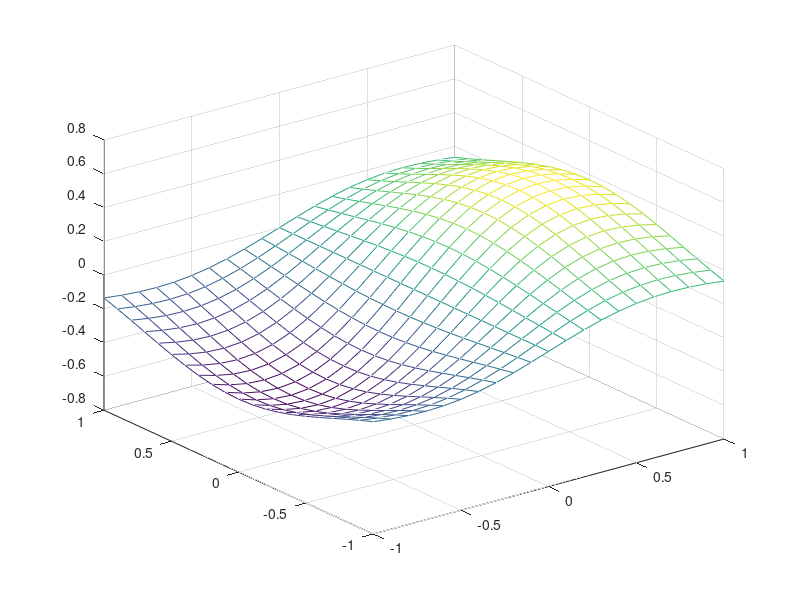
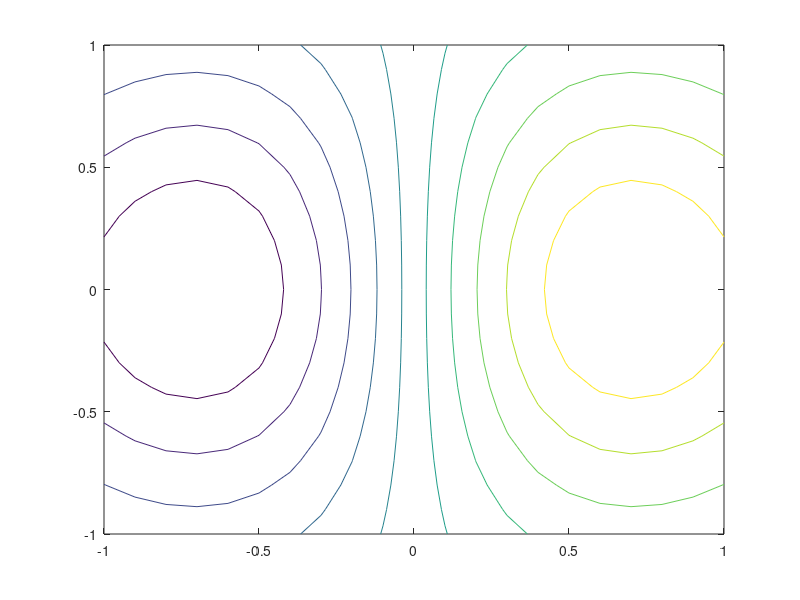
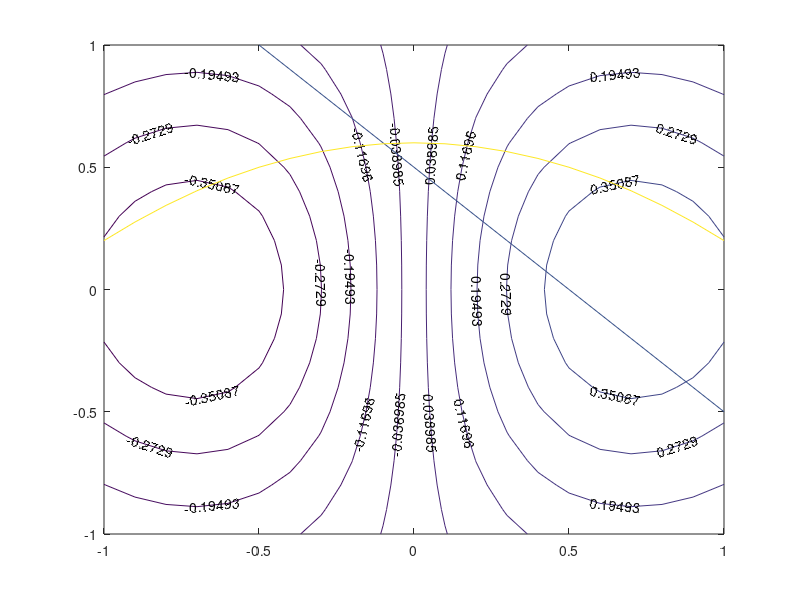

These charts were generated, in order, by the following MATLAB code:
clear;
clc;
% 1. Define axis
x = [-1:0.1:1];
y = [-1:0.1:1];
[X,Y] = meshgrid(x,y)
% 2. Define obj fn
 Z = X.*exp(-X.^2-Y.^2)
% Define constaints
g_1 = X + Y
g_2 = 2*X.^2 + 5*Y
% 3. Plot
figure(1) 
   mesh(X,Y,Z)
figure (2)
  contour(X,Y,Z)
figure (3)
 [C,h] = contour(X,Y,Z)
 clabel(C,h)
hold on
 contour (X,Y,g_1,[0.5,0.5])
 contour (X,Y,g_2,[3,3])
 